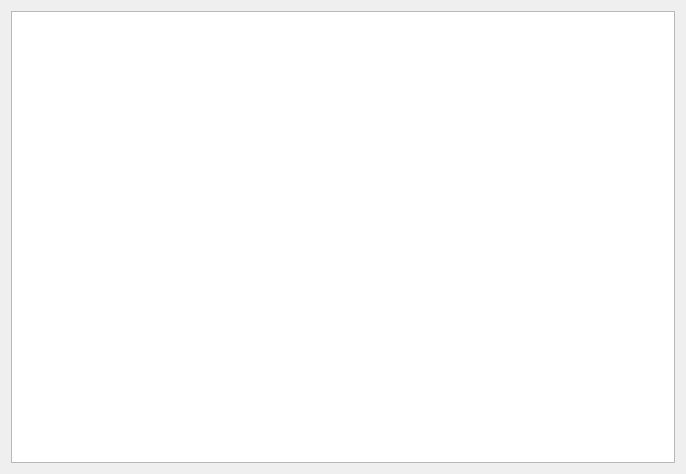
<?xml version="1.0" encoding="UTF-8"?>
<ui version="4.0">
 <class>resultTable</class>
 <widget class="QDialog" name="resultTable">
  <property name="geometry">
   <rect>
    <x>0</x>
    <y>0</y>
    <width>686</width>
    <height>474</height>
   </rect>
  </property>
  <property name="windowTitle">
   <string>Dialog</string>
  </property>
  <layout class="QGridLayout" name="gridLayout">
   <item row="0" column="0">
    <widget class="QTableView" name="tableView">
     <property name="editTriggers">
      <set>QAbstractItemView::AnyKeyPressed|QAbstractItemView::EditKeyPressed|QAbstractItemView::SelectedClicked</set>
     </property>
     <property name="defaultDropAction">
      <enum>Qt::IgnoreAction</enum>
     </property>
     <property name="selectionBehavior">
      <enum>QAbstractItemView::SelectItems</enum>
     </property>
    </widget>
   </item>
  </layout>
 </widget>
 <resources/>
 <connections/>
</ui>
